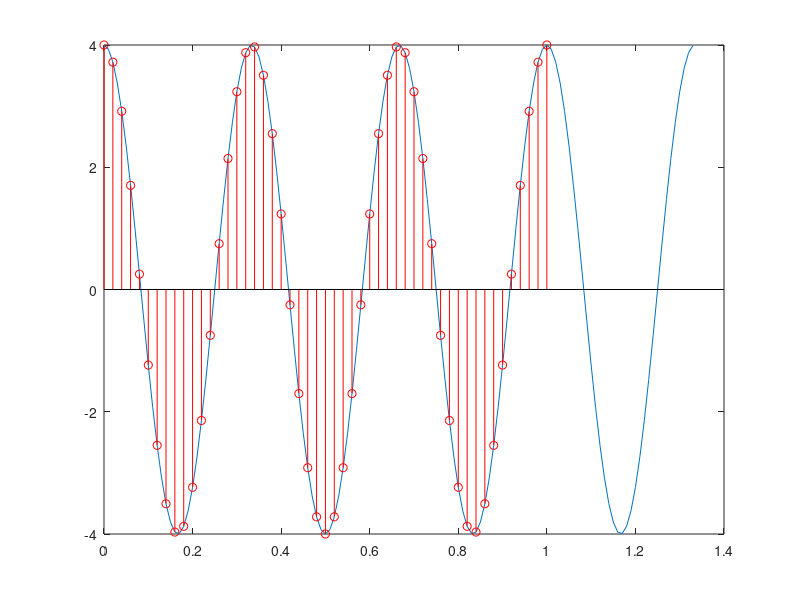
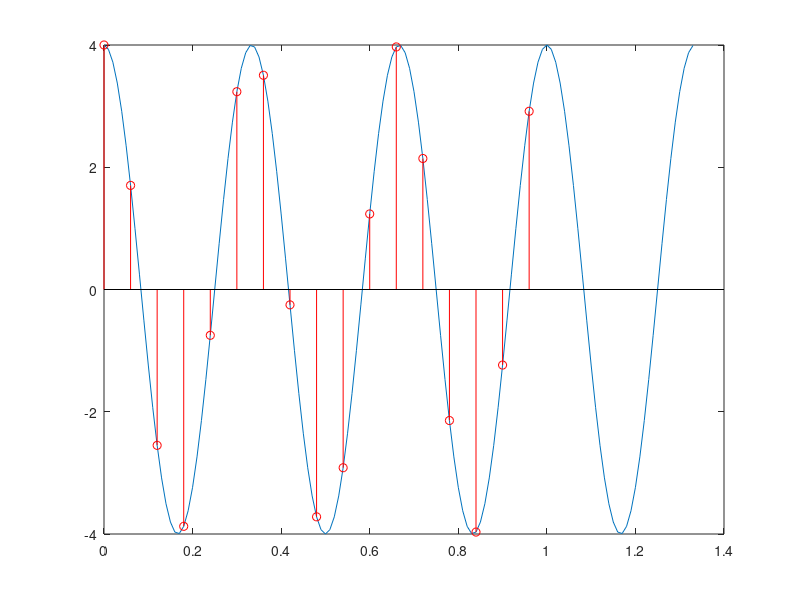
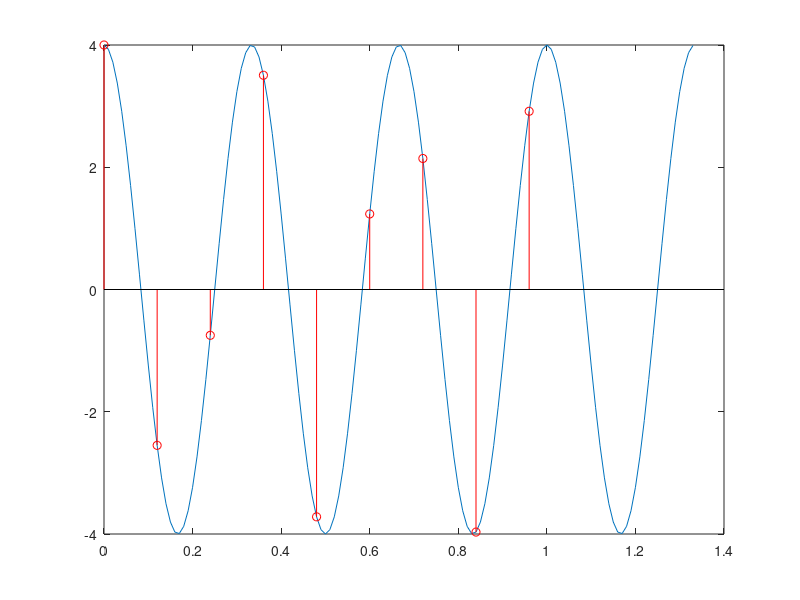

Write the MATLAB code that produced these figures, in order.
f0 = 3;
t = 0:0.01:4/f0;
s = 4*cos(2*pi*f0*t);

T1 = 0.02;
T2 = 0.06;
T3 = 0.12;

t1 = 0:T1:3/f0;
t2 = 0:T2:3/f0;
t3 = 0:T3:3/f0;

s_odabran1 = 4*cos(2*pi*f0*t1);
s_odabran2 = 4*cos(2*pi*f0*t2);
s_odabran3 = 4*cos(2*pi*f0*t3);

figure
plot(t,s)
hold on
stem(t1,s_odabran1, 'r')
figure
plot(t,s)
hold on
stem(t2,s_odabran2, 'r')
figure
plot(t,s)
hold on
stem(t3,s_odabran3, 'r')
